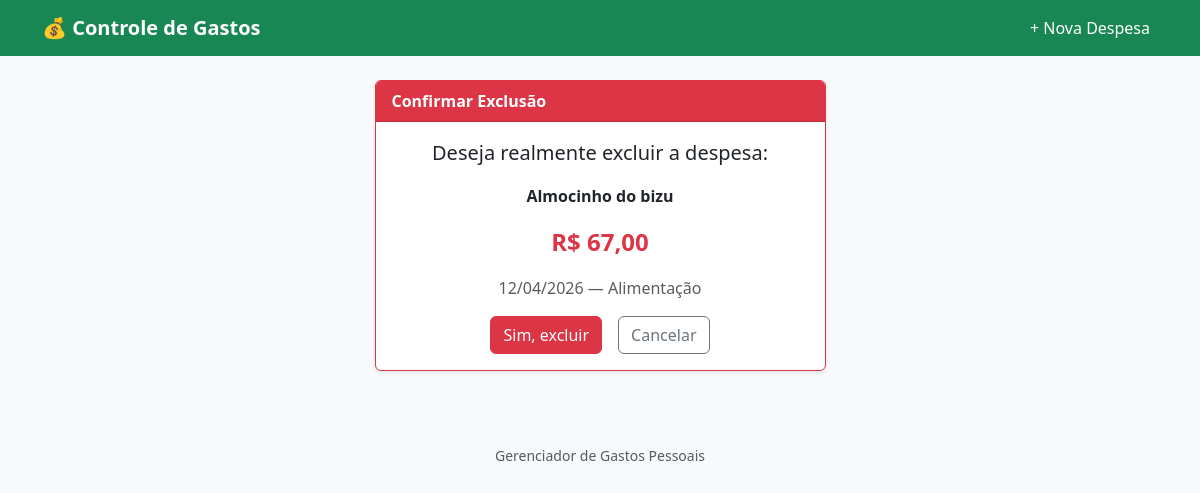
/excluir/1/, run on the app's committed database.
### gastos/models.py (models this page shows, shortened)
class Despesa(models.Model):
    descricao = models.CharField("Descrição", max_length=200)
    valor = models.DecimalField(
        "Valor (R$)",
        max_digits=10,
        decimal_places=2,
        validators=[MinValueValidator(Decimal("0.01"))],
    )
    categoria = models.CharField(
        "Categoria",
        max_length=20,
        choices=CATEGORIAS,
        default="outros",
    )
    data = models.DateField("Data")
    criado_em = models.DateTimeField("Criado em", auto_now_add=True)
    class Meta:
        ordering = ["-data", "-criado_em"]
        verbose_name = "Despesa"
        verbose_name_plural = "Despesas"

### gastos/views.py (the view)
# urls.py: path("excluir/<int:pk>/", views.excluir, name="excluir"),
def excluir(request, pk):
    despesa = get_object_or_404(Despesa, pk=pk)
    if request.method == "POST":
        despesa.delete()
        messages.success(request, "Despesa removida com sucesso!")
        return redirect("gastos:index")
    return render(request, "gastos/confirmar_exclusao.html", {"despesa": despesa})

### gastos/templates/gastos/confirmar_exclusao.html (shortened to what this page needs)
{% extends "gastos/base.html" %}
{% block content %}
<div class="row justify-content-center">
    <div class="col-md-5">
        <div class="card border-danger">
            <div class="card-header bg-danger text-white fw-semibold">Confirmar Exclusão</div>
            <div class="card-body text-center">
                <p class="fs-5">Deseja realmente excluir a despesa:</p>
                <p class="fw-bold">{{ despesa.descricao }}</p>
                <p class="text-danger fw-bold fs-4">R$ {{ despesa.valor|floatformat:2 }}</p>
                <p class="text-muted">{{ despesa.data|date:"d/m/Y" }} — {{ despesa.get_categoria_display }}</p>
                <form method="post" class="d-flex justify-content-center gap-3 mt-3">
                    <button type="submit" class="btn btn-danger">Sim, excluir</button>
                    <a href="{% url 'gastos:index' %}" class="btn btn-outline-secondary">Cancelar</a>
                </form>
            </div>
        </div>
    </div>
</div>
{% endblock %}

### gastos/templates/gastos/base.html (style rules this page uses)
body { background-color: #f8f9fa; }
.card { box-shadow: 0 2px 4px rgba(0,0,0,.08); }

### data on the page
Despesa: descricao "Almocinho do bizu", valor "67,00", data "12/04/2026", categoria "Alimentação"
